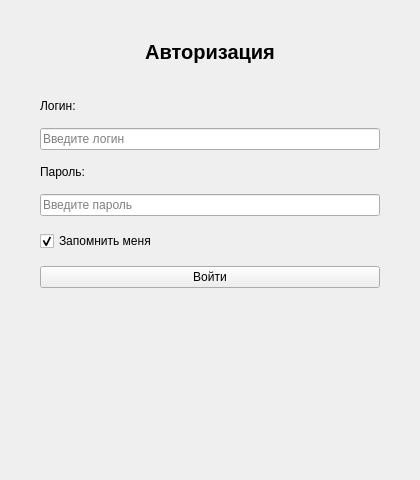
<?xml version="1.0" encoding="UTF-8"?>
<ui version="4.0">
 <class>LoginWindow</class>
 <widget class="QWidget" name="LoginWindow">
  <property name="geometry">
   <rect>
    <x>0</x>
    <y>0</y>
    <width>420</width>
    <height>480</height>
   </rect>
  </property>
  <property name="minimumSize">
   <size>
    <width>420</width>
    <height>480</height>
   </size>
  </property>
  <property name="maximumSize">
   <size>
    <width>420</width>
    <height>480</height>
   </size>
  </property>
  <property name="windowTitle">
   <string>Journal - Авторизация</string>
  </property>
  
  <layout class="QVBoxLayout" name="verticalLayout">
   <property name="spacing">
    <number>15</number>
   </property>
   <property name="leftMargin">
    <number>40</number>
   </property>
   <property name="topMargin">
    <number>40</number>
   </property>
   <property name="rightMargin">
    <number>40</number>
   </property>
   <property name="bottomMargin">
    <number>40</number>
   </property>
   <!-- Заголовок -->
   <item>
    <widget class="QLabel" name="titleLabel">
     <property name="text">
      <string>Авторизация</string>
     </property>
     <property name="alignment">
      <set>Qt::AlignCenter</set>
     </property>
     <property name="styleSheet">
      <string notr="true">font-size: 20px; font-weight: bold; margin-bottom: 20px;</string>
     </property>
    </widget>
   </item>
   <!-- Логин -->
   <item>
    <widget class="QLabel" name="userLabel_text">
     <property name="text">
      <string>Логин:</string>
     </property>
    </widget>
   </item>
   <item>
    <widget class="QLineEdit" name="usernameEdit">
     <property name="placeholderText">
      <string>Введите логин</string>
     </property>
    </widget>
   </item>
   <!-- Пароль -->
   <item>
    <widget class="QLabel" name="passLabel">
     <property name="text">
      <string>Пароль:</string>
     </property>
    </widget>
   </item>
   <item>
    <widget class="QLineEdit" name="passwordEdit">
     <property name="echoMode">
      <enum>QLineEdit::Password</enum>
     </property>
     <property name="placeholderText">
      <string>Введите пароль</string>
     </property>
    </widget>
   </item>
   <!-- Запомнить меня -->
   <item>
    <widget class="QCheckBox" name="rememberCheck">
     <property name="text">
      <string>Запомнить меня</string>
     </property>
     <property name="checked">
      <bool>true</bool>
     </property>
    </widget>
   </item>
   <!-- Кнопка входа -->
   <item>
    <widget class="QPushButton" name="loginButton">
     <property name="text">
      <string>Войти</string>
     </property>
    </widget>
   </item>
   <!-- Статус -->
   <item>
    <widget class="QLabel" name="statusLabel">
     <property name="text">
      <string></string>
     </property>
     <property name="alignment">
      <set>Qt::AlignCenter</set>
     </property>
     <property name="styleSheet">
      <string notr="true">color: red; font-size: 12px;</string>
     </property>
    </widget>
   </item>
   <!-- Растяжка -->
   <item>
    <spacer name="verticalSpacer">
     <property name="orientation">
      <enum>Qt::Vertical</enum>
     </property>
     <property name="sizeHint" stdset="0">
      <size>
       <width>20</width>
       <height>40</height>
      </size>
     </property>
    </spacer>
   </item>
  </layout>
 </widget>
 <resources/>
 <connections/>
</ui>
